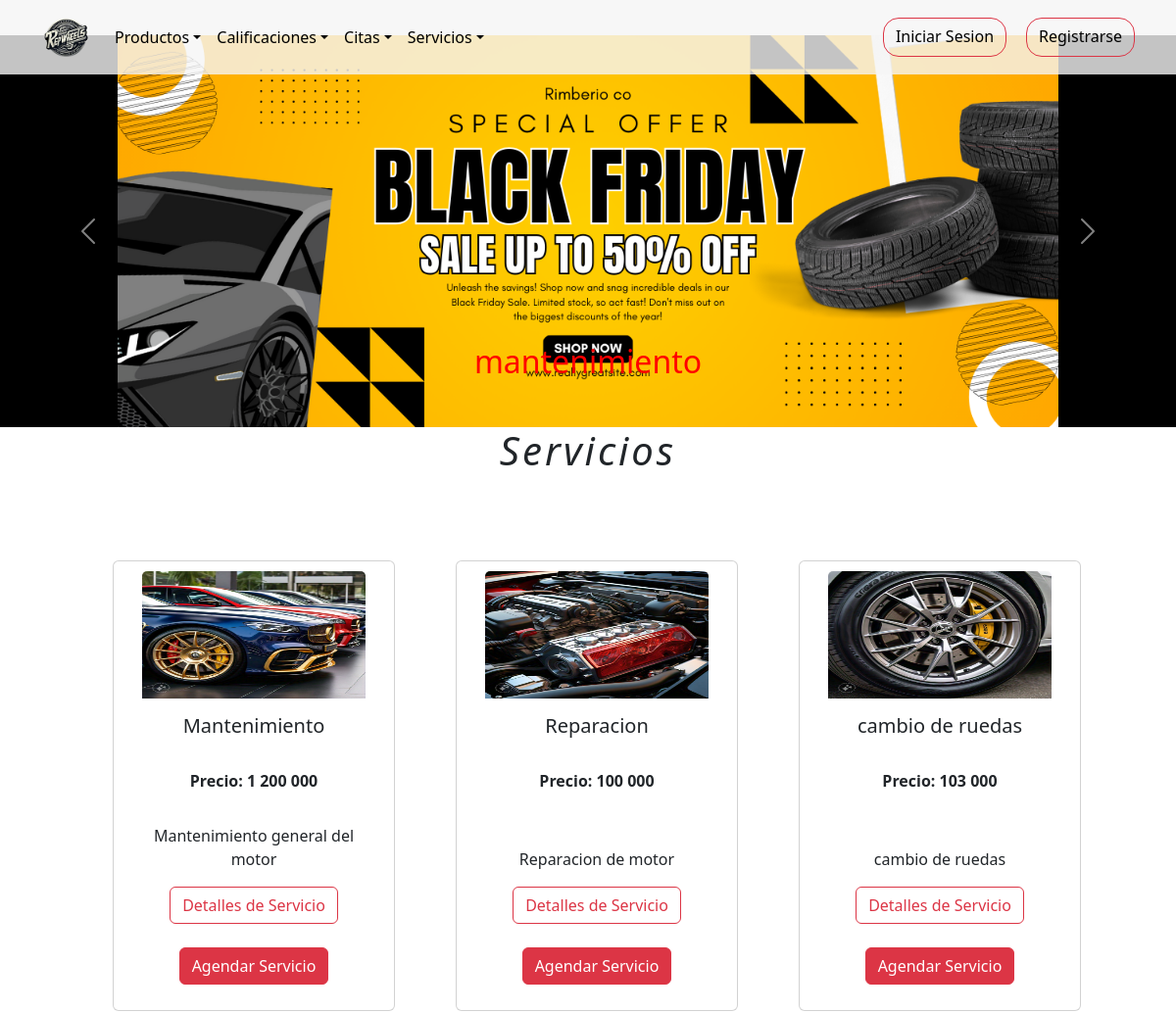
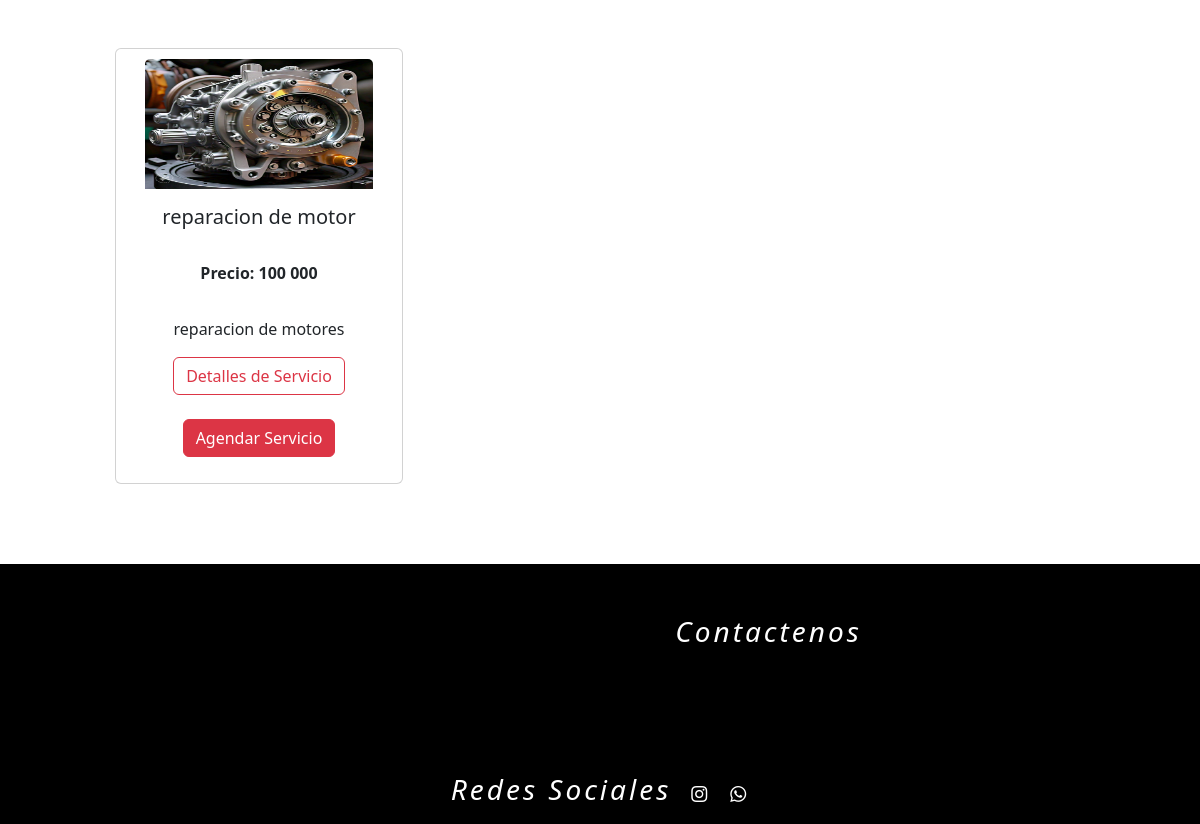
Screenshot of /servicios with the database file from the repository (2 pictures, top to bottom).
### tienda/models.py (models this page shows, shortened)
class Promociones(models.Model):
    servicio = models.ForeignKey(Servicios,on_delete=models.DO_NOTHING,blank=False,null=True)
    descripcion = models.CharField(max_length=254)
    foto = models.ImageField(upload_to="tienda/media/", default="tienda/media/servicio.jpg")

class Servicios(models.Model):
    nombre = models.CharField(max_length=254)
    descripcion_servicio = models.TextField()
    foto = models.ImageField(upload_to="media/", default="tienda/media/servicio.jpg")
    precio = models.IntegerField(null=False,blank=False,default=100000)

### tienda/views.py (the view)
# urls.py: path('servicios',views.servicio,name='servicios'),
def servicio(request):
    q = Servicios.objects.all()
    p = Promociones.objects.all()
    context = {"data":q , 'promociones' : p}
    return render(request, "tienda/servicios/servicio.html",context)

### tienda/templates/tienda/servicios/servicio.html (shortened to what this page needs)
{% extends 'tienda/base.html' %}
{% load static %}
{% load humanize %}
{% block contenedor %}
<main class="mainly">
        <section style="background-color: black;">
            <div id="carouselServicios" class="carousel slide" style="max-width: 100%; height: 10">
              <div class="carousel-inner">
                {% for i in promociones %}
                    <div class="carousel-item {% if forloop.first %}active{% endif %}">
                      <div class="d-flex align-items-center">
                        <img src="{{ i.foto.url }}" class="d-block mx-auto" width="80%" height="400px"
                          alt="imagen descuentos">
                          <div class="carousel-caption d-none d-md-block">
                            <h2 style="color: red;">{{ i.descripcion }}</h2>
                          </div>
                      </div>
                    </div>
                {% endfor %}
              </div>
              <button class="carousel-control-prev" type="button" data-bs-target="#carouselServicios" data-bs-slide="prev">
                <span class="carousel-control-prev-icon" aria-hidden="true"></span>
              </button>
              <button class="carousel-control-next" type="button" data-bs-target="#carouselServicios" data-bs-slide="next">
                <span class="carousel-control-next-icon" ariahidden="true"></span>
              </button>
            </div>
          </section>
          <section class="servicios">
            <h1>Servicios</h1>
            <div>
              <div class="product">
                  {% if data %}
                      {% for p in data %}
                              <div class="card align-items-center text-center p-10 "  style="width: 18rem; padding: 10px;">
                                <img src="{{ p.foto.url }}" class="card-img-top" alt="{{ p.nombre }}" style="width:86%; height: 130px;" >
                                <div class="card-body">
                                  <h5 class="card-title">{{ p.nombre }}</h5>
                                  <p class="card-text"><br> <strong>Precio: {{ p.precio|floatformat:0|intcomma }}</strong></p>
                                </div>
                                <div>
                                  <div class="card-body">
                                    <p class="card-text">{{ p.descripcion_servicio }} </p>
                                    <a onclick="info({{ p.id }})" class="btn btn-outline-danger" data-bs-toggle="modal" data-bs-target="#details">Detalles de Servicio</a> <br><br>
                                    <a href="{% url 'citas' %}" class="btn btn-danger">Agendar Servicio</a>
                                  </div>
                                </div>
                              </div>
                      {% endfor %}
                  {% else %}
                      <h1>No hay servicios agregados</h1>
                  {% endif %}
              </div>
          </div>
          </section>
</main>
{% endblock %}

### tienda/static/tienda/css/landing.css (style rules this page uses)
section { background-color: rgb(255, 255, 255); height: 100%; }
.mainly { padding-top: 3%; }
a { text-decoration: none; color: white; }
h1 { text-align: center; }
footer h3,h1 { text-align: center; font-style: italic; letter-spacing: 3px; }
.servicios { height: 100%; border: none; }
.product { display: grid; grid-template-columns: repeat(3,350px); row-gap:50px; margin-left: 80px; align-content: center; justify-content: center; padding: 80px ; }

### rows the page displays
Promociones: foto (picture), descripcion "mantenimiento"
Servicios: foto (picture), nombre "Mantenimiento", precio "1 200 000", descripcion_servicio "Mantenimiento general del motor"
Servicios: foto (picture), nombre "Reparacion", precio "100 000", descripcion_servicio "Reparacion de motor"
Servicios: foto (picture), nombre "cambio de ruedas", precio "103 000", descripcion_servicio "cambio de ruedas"
Servicios: foto (picture), nombre "reparacion de motor", precio "100 000", descripcion_servicio "reparacion de motores"
